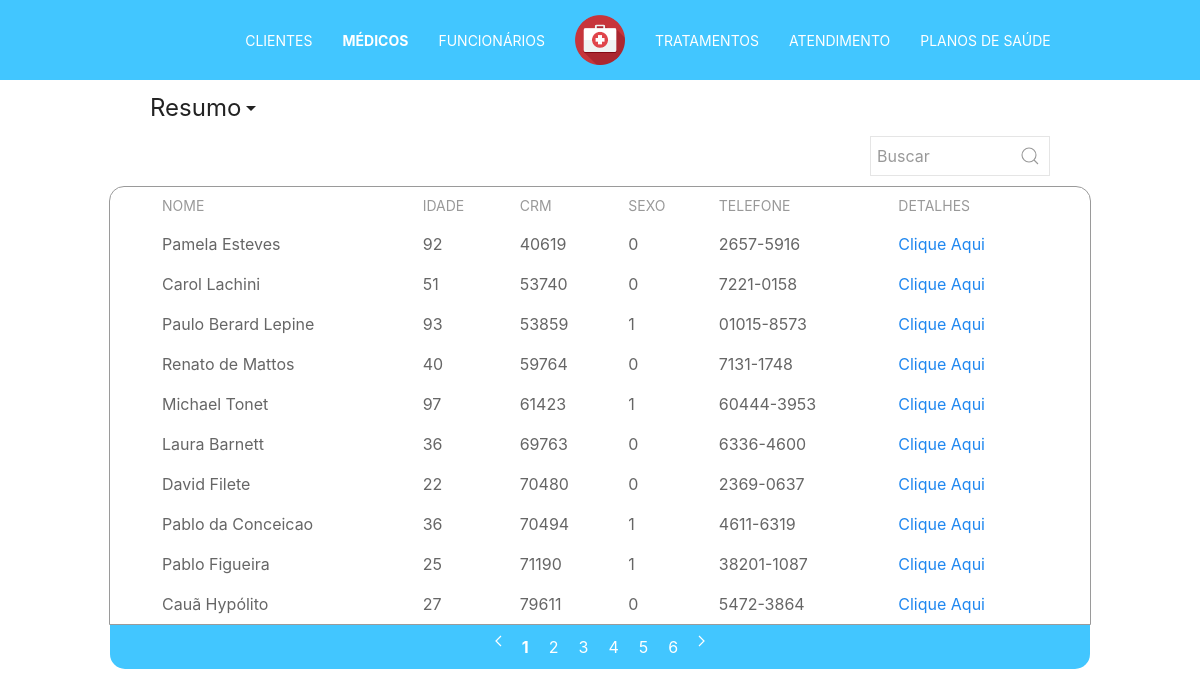
Screenshot of /php/pages/list.php?type=medicos with the database file from the repository.
### tables this page shows
CREATE TABLE `pessoa` (
  `CPF` bigint(20) unsigned NOT NULL,
  `nome` varchar(50) DEFAULT NULL,
  `estado_civil` char(13) NOT NULL,
  `sexo` int(11) NOT NULL,
  `data_de_nascimento` date NOT NULL,
  `numero_do_telefone` char(15) NOT NULL,
  `cep` char(9) NOT NULL,
  `estado` char(30) NOT NULL,
  `cidade` varchar(50) NOT NULL,
  `bairro` varchar(50) NOT NULL,
  `logradouro` varchar(53) NOT NULL,
  `complemento` int(11) NOT NULL,
  `numero` int(11) NOT NULL,
  `email` varchar(100) DEFAULT NULL,
  PRIMARY KEY (`CPF`)
);

### php/tables/table.php (called while the page is built)
<?php
  include("table_head.php");
  include("table_body.php");
  include("table_footer.php");
 ?>

### php/config/checktype.php (called while the page is built, shortened)
<?php
  if(isset($_GET['type'])){
        $type=$_GET['type'];
    }
 ?>

### php/config/checkpage.php (called while the page is built, shortened)
<?php
  $page = 1;
?>

### php/config/checksearch.php (called while the page is built, shortened)
<?php
    $search = "";
 ?>

### php/tables/table_body.php (the view, shortened to what this page needs)
    <tbody>
      <?php
      switch ($type) {
        case "medicos":
            $sql = 'call  lista_de_medicos('.$page.', "'.$search.'");';
            foreach ($dbl->query($sql) as $row) {
              $nome = $row['nome'];
              $idade = $row['idade'];
              $crm = $row['crm'];
              $sexo = $row['sexo'];
              $telefone = $row['numero_do_telefone'];
              echo '<tr >
                <td>'.$nome.'</td>
                <td>'.$idade.'</td>
                <td>'.$crm.'</td>
                <td>'.$sexo.'</td>
                <td>'.$telefone.'</td>
                <td><a href="detail.php?type='.$type.'&id='.$crm.'">Clique Aqui</a></td>
              </tr>';
            }
            break;
            }
       ?>
    </tbody>
  </table>
</div>

### css/main.css (style rules this page uses)
.custom_padding_bottom_5p { padding-bottom: 5% !important; }

### rows the page displays
pessoa: nome "Pamela Esteves", idade "92", crm "40619", sexo "0", numero_do_telefone "2657-5916"
pessoa: nome "Carol Lachini", idade "51", crm "53740", sexo "0", numero_do_telefone "7221-0158"
pessoa: nome "Paulo Berard Lepine", idade "93", crm "53859", sexo "1", numero_do_telefone "01015-8573"
pessoa: nome "Renato de Mattos", idade "40", crm "59764", sexo "0", numero_do_telefone "7131-1748"
pessoa: nome "Michael Tonet", idade "97", crm "61423", sexo "1", numero_do_telefone "60444-3953"
pessoa: nome "Laura Barnett", idade "36", crm "69763", sexo "0", numero_do_telefone "6336-4600"
pessoa: nome "David Filete", idade "22", crm "70480", sexo "0", numero_do_telefone "2369-0637"
pessoa: nome "Pablo da Conceicao", idade "36", crm "70494", sexo "1", numero_do_telefone "4611-6319"
pessoa: nome "Pablo Figueira", idade "25", crm "71190", sexo "1", numero_do_telefone "38201-1087"
pessoa: nome "Cauã Hypólito", idade "27", crm "79611", sexo "0", numero_do_telefone "5472-3864"
